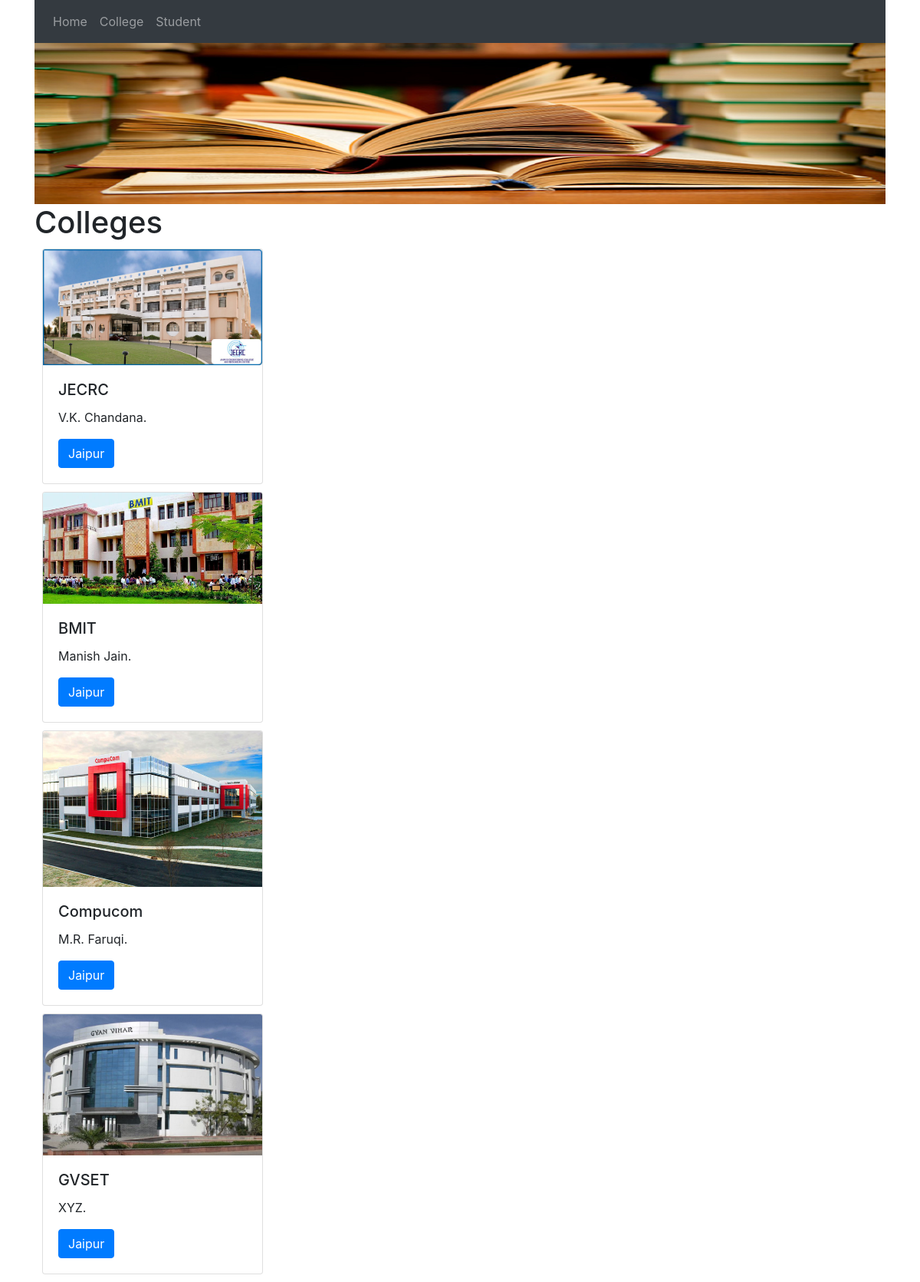
/college/, run on the app's committed database.
### School/models.py (models this page shows, shortened)
class College(models.Model):
    name=models.CharField(max_length=256)
    principal=models.CharField(max_length=256)
    location=models.CharField(max_length=256)
    collegeimage=models.ImageField(upload_to='college/')

### School/views.py (the view)
# urls.py: path('college/',views.CollegeView,name='college'),
def CollegeView(request):
    college_data=College.objects.all()
    return render(request,'School/College.html',{'CK':college_data})

### templates/School/College.html (shortened to what this page needs)
<!DOCTYPE html>
{% load static %}
<html lang="en" dir="ltr">
  <head>
    <link rel="stylesheet" href="https://stackpath.bootstrapcdn.com/bootstrap/4.4.1/css/bootstrap.min.css">
  </head>
  <body>
    <div class="container">
        <nav class="navbar navbar-expand-lg navbar-dark bg-dark">
          <ul class="navbar-nav">
            <li class="nav-item"><a class="nav-link" href="{% url 'home' %}">Home</a></li>
            <li class="nav-item"><a class="nav-link" href="{% url 'college' %}">College</a></li>
            <li class="nav-item"><a class="nav-link" href="{% url 'student' %}">Student</a></li>
          </ul>
        </nav>
    </div>
    <div class="container">
      <img class="myimage" src="{% static 'images/acad3.png' %}" alt="Not Found">
    </div>
    <div class="container">
    <h1>Colleges</h1>
    {% for data in CK %}
    <div class="card xyz" style="width: 18rem;">
        <img src="{{data.collegeimage.url}}" class="card-img-top" alt="Not Found">
          <div class="card-body">
              <h5 class="card-title">{{data.name}}</h5>
              <p class="card-text">{{data.principal}}.</p>
              <a href="#" class="btn btn-primary">{{data.location}}</a>
          </div>
      </div>
      {% endfor %}
  </div>
</body>
</html>

### templates/School/College.html (style rules this page uses)
.myimage { width: 100%; height: 210px; }
.xyz { margin: 10px; }

### data on the page
College: collegeimage (picture), name "JECRC", principal "V.K. Chandana", location "Jaipur"
College: collegeimage (picture), name "BMIT", principal "Manish Jain", location "Jaipur"
College: collegeimage (picture), name "Compucom", principal "M.R. Faruqi", location "Jaipur"
College: collegeimage (picture), name "GVSET", principal "XYZ", location "Jaipur"
